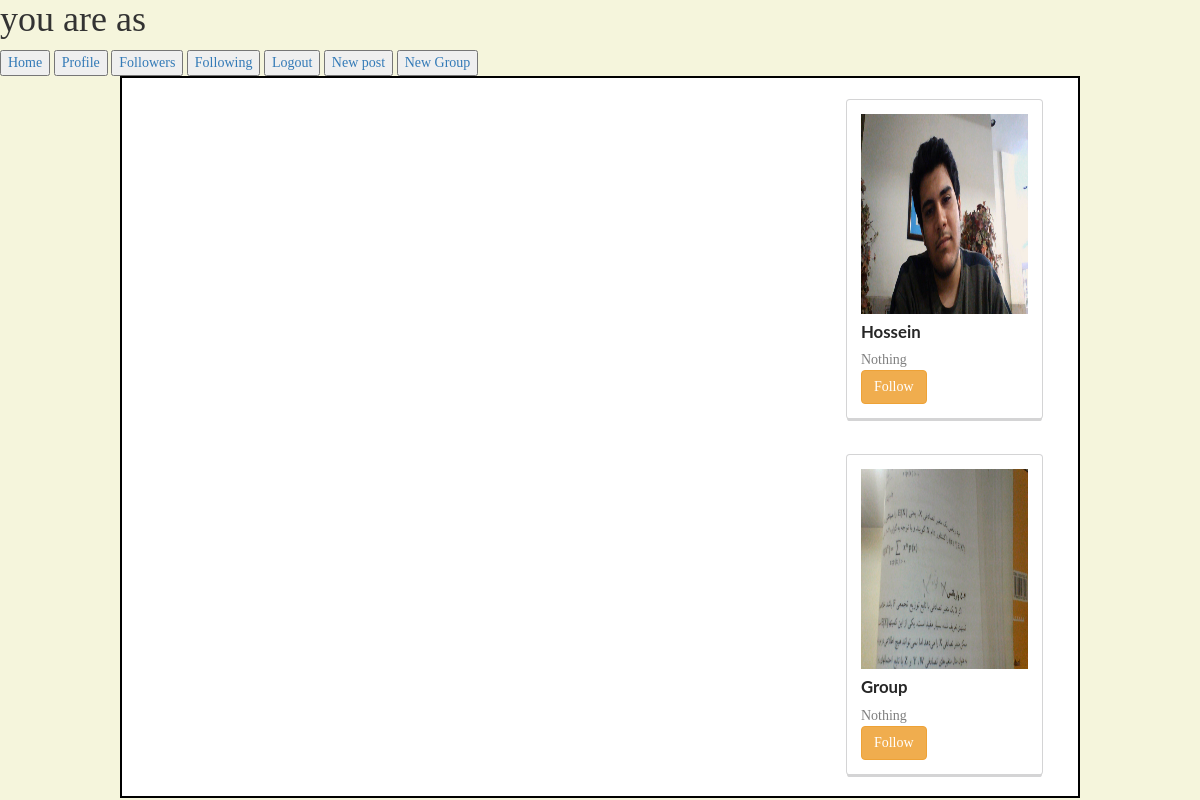
The page / (signed in) on the database as committed earlier.
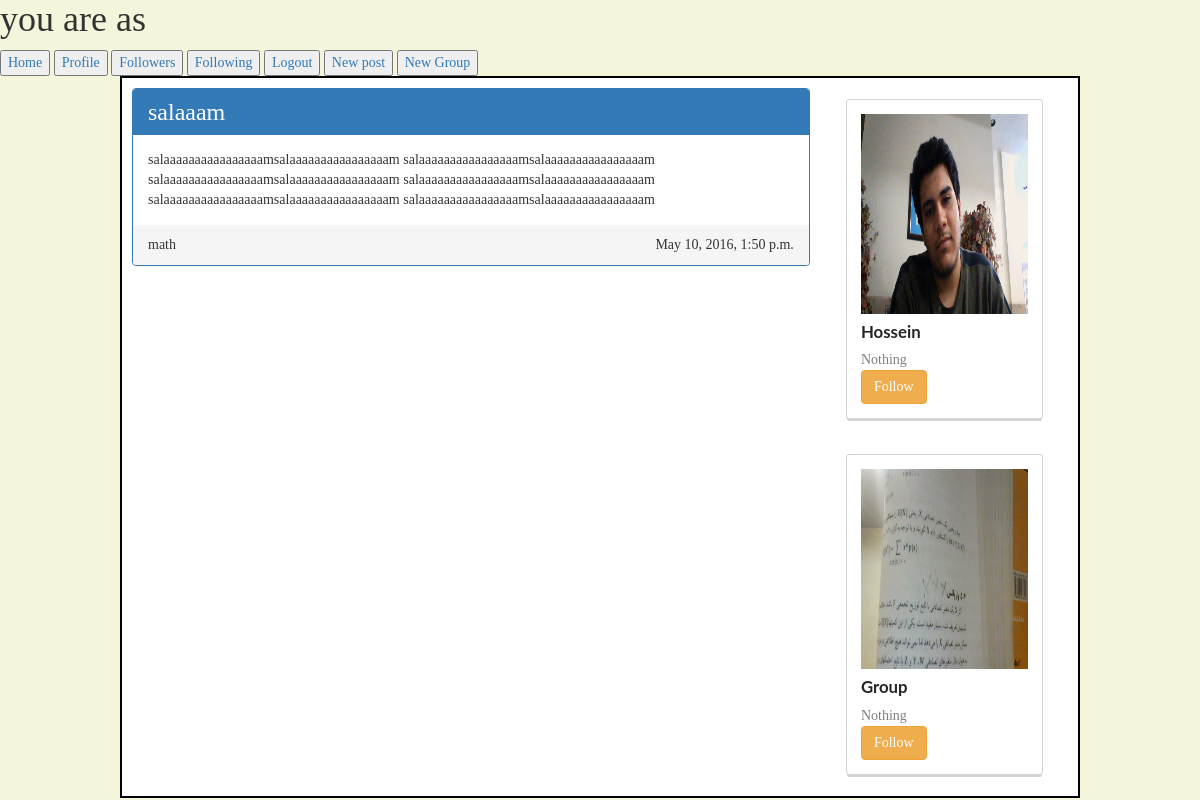
The same page on the database as committed later.
### xnote_base/models.py (models this page shows, shortened)
class SuperConductor(models.Model):
    real_name = models.CharField(max_length=100, default='Unknown')
    description = models.CharField(max_length=1000, default='Nothing')
    real_type = models.ForeignKey(ContentType)
    url_name = models.CharField(max_length=100, null=True, blank=True)
    is_formal = models.BooleanField(default=False)
    profile_image = models.ImageField(upload_to='profile_image', null=True, blank=True)
    def __str__(self):
        return self.url_name

class Post(models.Model):
    is_public = models.BooleanField(default=False)
    post_type = models.CharField(choices=(
        ('normal', 'Normal'),
        ('quick', 'Quick'),
    ), default='normal', max_length=50)
    title = models.CharField(max_length=100)
    related_tags = models.ManyToManyField(Tag, blank=True)
    context = models.TextField()
    publish_time = models.DateTimeField(default=timezone.now)
    author = models.ForeignKey(SuperConductor, null=True, blank=True)
    event = models.ForeignKey(Event, null=True, blank=True)

### xnote_base/views.py (the view, shortened to what this page needs)
# urls.py: url(r'^$', views.main_page, name='main_page'),
def main_page(request):
    if request.user.is_authenticated():
        user = request.user
        person = Person.objects.get(user__username=user.username)
        post_list = Post.objects.filter(author__in=person.follows.all()).order_by('-publish_time')
        suggestions = SuperConductor.objects.exclude(
            Q(url_name=person.url_name) | Q(followers__url_name=person.url_name))
        if 'platform' in request.GET and request.GET['platform'] == 'android':
            return JsonResponse({
              'user': request.user.first_name + ' ' + request.user.last_name,
                'post_list': serializers.serialize('json', post_list),
                'suggestions': serializers.serialize('json', suggestions),
            })
        else:
            return render(request, 'xnote_base/userindex.html', {
                'user': request.user,
                'post_list': post_list,
                'suggestions': suggestions,
            })

### templates/xnote_base/userindex.html (shortened to what this page needs)
{% extends 'xnote_base/user_super_page.html' %}
{% load staticfiles %}
{% block add_css_and_js %}
    <link rel="stylesheet" href="{% static 'styles/bootstrap.min.css' %}">
    <link type="text/css" rel="stylesheet" href="{% static 'styles/userindex.css' %}"/>
{% endblock %}
{% block body %}
    <div class="post-container">
        <div class="panel-group">
            {% for post in post_list %}
                <div class="panel panel-primary">
                    <div class="panel-heading">
                        <h3 style="display: inline">{{ post.title }}</h3>
                    </div>
                    <div class="panel-body">
                        {{ post.context }}
                    </div>
                    <div class="panel-footer">
                        <div class="panel-author"> {{ post.author }}</div>
                        <div class="panel-date">{{ post.publish_time }}</div>
                        <br style="clear: both"/>
                    </div>
                </div>
                <br style="clear: both"/>
            {% endfor %}
        </div>
        <div class="suggestions">
            {% for suggestion in suggestions %}
                <div class="ui cards" id="suggestion{{ forloop.counter }}">
                    <div class="card">
                        <div class="content">
                            <img class="left floated mini ui image"
                                 src="{{ suggestion.profile_image.url }}">
                            <div class="header">
                                {{ suggestion.real_name }}
                            </div>
                            <div class="description">
                                {{ suggestion.description }}
                                <br/>
                                <div onclick="follow('{{ suggestion.url_name }}', {{ forloop.counter }})"
                                     class="btn btn-warning"
                                     name="">
                                    Follow
                                </div>
                            </div>
                        </div>
                    </div>
                </div>
            {% endfor %}
        </div>
        <br style="clear: both"/>
    </div>
{% endblock %}

Rows that differ between the two databases and show on the page:
added Post: title "salaaam", context "salaaaaaaaaaaaaaaaamsalaaaaaaaaaaaaaaaam salaaaaaaaaaaaaaaaamsalaaaaaaaaaaaaaaaam salaaaaaaaaaaaaaaaamsalaaaaaaaaaaaaaaaam salaaaaaaaaaaaaaaaamsalaaaaaaaaaaaaaaaam salaaaaaaaaaaaaaaaamsalaaaaaaaaaaaaaaaam salaaaaaaaaaaaaaaaamsalaaaaaaaaaaaaaaaam", author "math", publish_time "May 10, 2016, 1:50 p.m."
